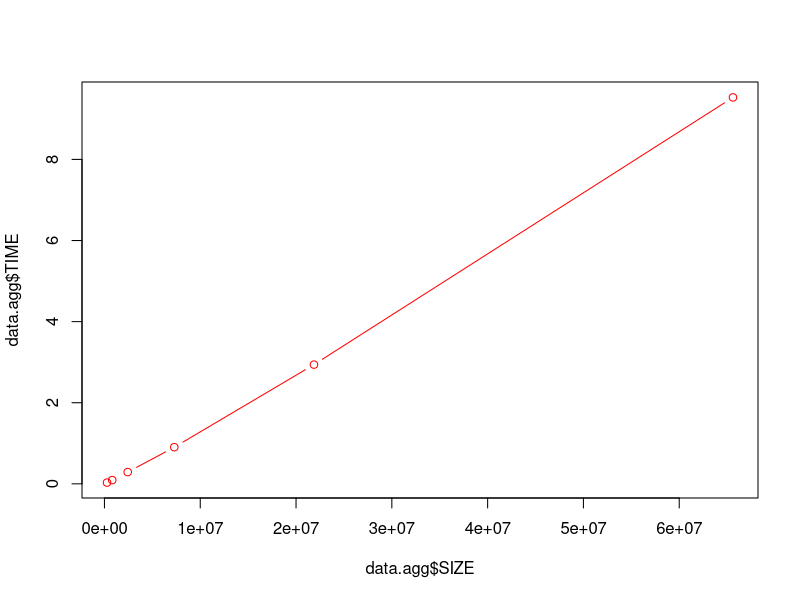
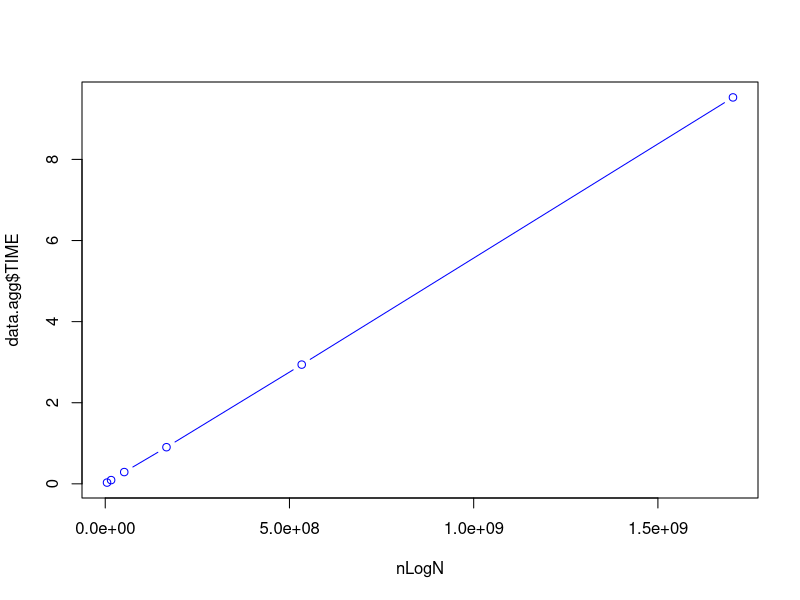

The R source for these figures, in order:
## ---- chunk 1
knitr::opts_chunk$set(echo = TRUE)
## ---- chunk 2
data.csv <- read.csv(file = '../../assets/data_size_2.csv', sep = ';')

data.agg = aggregate(TIME ~ SIZE, data = data.csv, FUN = mean)
data.agg

str(data.agg)
str(data.csv)

nLogN = data.agg$SIZE * log2(data.agg$SIZE)

plot(data.agg$SIZE, data.agg$TIME, type = "b", col="RED")
plot(nLogN, data.agg$TIME, type = "b", col="blue")
#lines(x, y2, pch = 18, col = "blue", type = "b", lty = 2)

